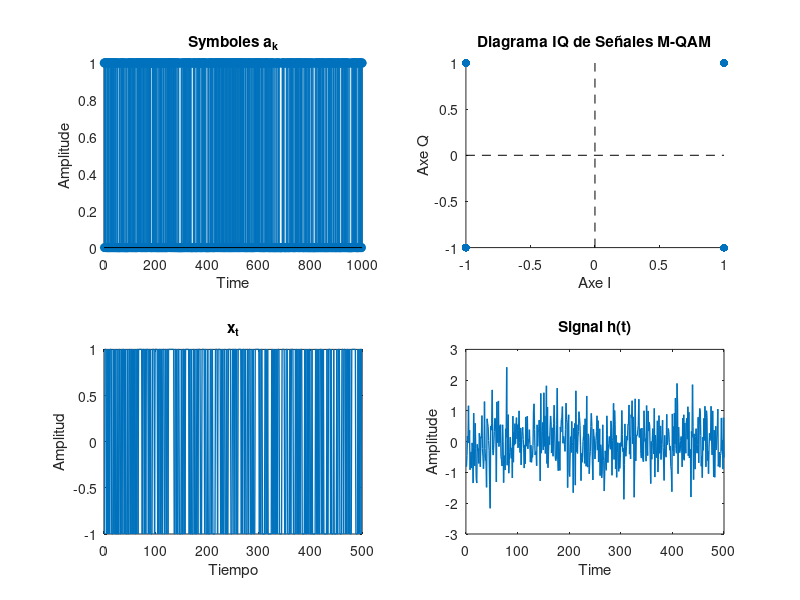

MATLAB code for this plot: (Note: this script raises an error after producing the figure.)
%  Question 1
Nb = 1000;
Seq = randi([0, 1], 1, Nb);

% Question 2:
A= 1;

a_k = zeros(1, Nb);

for i = 1:length(Seq)
    if Seq(i) == 0
        a_k(i) = -A;
    else
        a_k(i) = A;
    end
end
figure();
subplot(2, 2, 1);
stem(1:numel(a_k), Seq, 'filled');
xlabel('Time');
ylabel('Amplitude');
title('Symboles a_k');

% Question 3
Q = a_k(1:2:end);
I = a_k(2:2:end);

subplot(2, 2, 2);
scatter(I, Q, 'filled');
hold on;
plot([min(I), max(I)], [0, 0], 'k--'); % Horizontal axis
plot([0, 0], [min(Q), max(Q)], 'k--'); % Vertical axis
xlabel('Axe I');
ylabel('Axe Q');
title('Diagrama IQ de Señales M-QAM');


% Question 4
t = 1:1:length(I);
x_t = I + 1i*Q;

% Plot de la señal modulada
subplot(2, 2, 3);
plot(t, x_t, 'LineWidth', 1);
xlabel('Tiempo');
ylabel('Amplitud');
title('x_t');


% Question 5
% Complex Gaussian distribution (circular Gaussian)
h = (randn(1, Nb/2) + 1i*randn(1, Nb/2)) / sqrt(2); 

subplot(2, 2, 4);
plot(t, h, 'LineWidth', 1);
xlabel('Time');
ylabel('Amplitude');
title('Signal h(t)');

% Question 6
SNR_dB = 15;
SNR_lin = 10^(SNR_dB/10);
N0 = Eb/SNR_lin;

% Generate in-phase and quadrature components of noise
bi = sqrt(N0 / 2) * randn(1, Nb/2);   
bq = sqrt(N0 / 2) * randn(1, Nb/2);  

% Construct the complex envelope of noise
b = bi + 1i*bq;

figure();
subplot(2, 2, 1);
plot(t, b, 'LineWidth', 1);
xlabel('Time');
ylabel('Amplitude');
title('Bruit Signal b(t)');


% Question 7
r_k = abs(h).^2 .* x_t + conj(h) .* b;

subplot(2, 2, 2);
plot(t, r_k, 'LineWidth', 1);
xlabel('Time');
ylabel('Amplitude');
title('Output Signal r(t)');


% Question 8
recu = zeros(1, Nb);
for i = 1:Nb/2
    if imag(r_k(i)) > 0
        recu((i-1)*2+1) = 1;
    else
        recu((i-1)*2+1) = 0;
    end

    if real(r_k(i)) > 0
        recu((i-1)*2+2) = 1;
    else
        recu((i-1)*2+2) = 0;
    end
end

subplot(2, 2, 3);
stem(1:Nb, recu, 'filled')
num_errores = sum(recu ~= Seq)

% Question 9
EbN0_dB = 0:1:20;
EbN0_lin = 10.^(EbN0_dB/10);
Eb = 1;
BER_mean = zeros(size(EbN0_dB));

for k = 1:length(EbN0_dB)
    N0 = Eb/EbN0_lin(k);

    bi = sqrt(N0 / 2) * randn(1, Nb/2);   
    bq = sqrt(N0 / 2) * randn(1, Nb/2);  
    b = bi + 1i*bq;
    
    r_k = abs(h).^2 .* x_t + conj(h) .* b;

    recu = zeros(1, Nb);
    for i = 1:Nb/2
        if imag(r_k(i)) > 0
            recu((i-1)*2+1) = 1;
        else
            recu((i-1)*2+1) = 0;
        end
    
        if real(r_k(i)) > 0
            recu((i-1)*2+2) = 1;
        else
            recu((i-1)*2+2) = 0;
        end
    end
    Ne = sum(recu ~= Seq);
    BER_mean(k) = Ne / Nb;
end

figure();
subplot(2, 2, 1);
semilogy(EbN0_dB, BER_mean, 'o-');
grid on;
xlabel('Eb/N0 (dB)');
ylabel('BER / Pb');
legend('BER simulada', 'Pb teórica');


% Question 10
EbN0_dB = 0:1:20;
EbN0_lin = 10.^(EbN0_dB/10);
Eb = 1;
BER_mean_2 = zeros(size(EbN0_dB));
h = ones(Nb/2);

for k = 1:length(EbN0_dB)
    N0 = Eb/EbN0_lin(k);

    bi = sqrt(N0 / 2) * randn(1, Nb/2);   
    bq = sqrt(N0 / 2) * randn(1, Nb/2);  
    b = bi + 1i*bq;
    
    %r_k = abs(h).^2 .* x_t + conj(h) .* b;
    r_k = x_t + b;

    recu = zeros(1, Nb);
    for i = 1:Nb/2
        if imag(r_k(i)) > 0
            recu((i-1)*2+1) = 1;
        else
            recu((i-1)*2+1) = 0;
        end
    
        if real(r_k(i)) > 0
            recu((i-1)*2+2) = 1;
        else
            recu((i-1)*2+2) = 0;
        end
    end
    Ne = sum(recu ~= Seq);
    BER_mean_2(k) = Ne / Nb;
end

subplot(2, 2, 2);
semilogy(EbN0_dB, BER_mean_2, 'o-', 'Color', 'blue', 'LineWidth', 2);
hold on;
semilogy(EbN0_dB, BER_mean, 'o-', 'Color', 'red', 'LineWidth', 2);
grid on;
xlabel('Eb/N0 (dB)');
ylabel('BER / Pb');
legend('Sans h_k', 'Avec h_k');


figure();
subplot(2, 2, 1);
stem(1:numel(Q), Q, 'filled');
xlabel('Time');
ylabel('Q');
title('Symboles Q');

subplot(2, 2, 2);
stem(1:numel(I), I, 'filled');
xlabel('Time');
ylabel('I');
title('Symboles I');